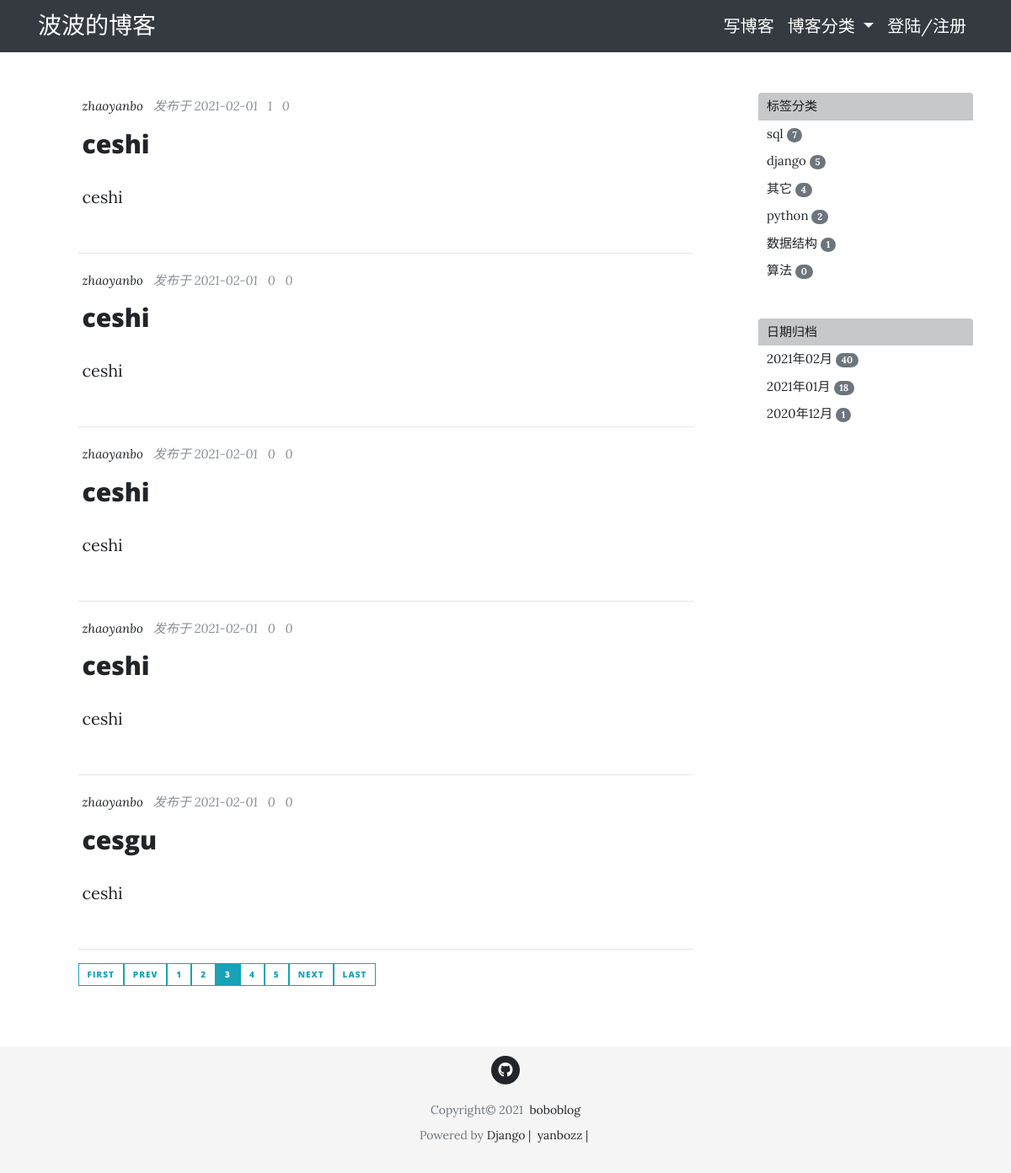
/?page=3, run on an earlier commit of the app's database.
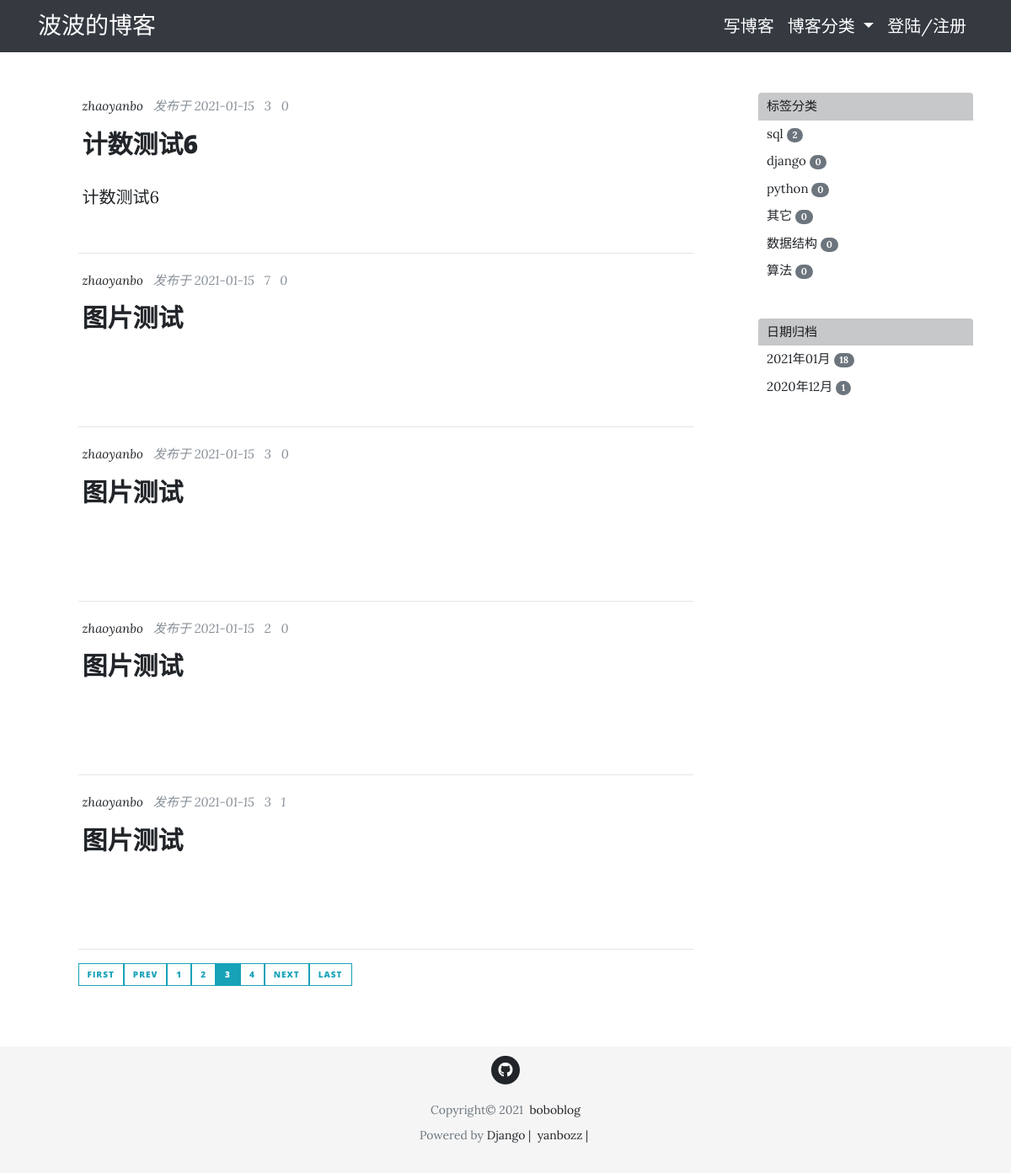
And on a later commit of the database.
### blog/models.py (models this page shows, shortened)
class Post(models.Model, ViewCountExtension):
    title = models.CharField(max_length=50)
    pub_date = models.DateTimeField(default=timezone.now)
    content = RichTextField()
    author = models.ForeignKey(User, on_delete=models.CASCADE)
    view_count = GenericRelation(
        ViewCount,
        related_query_name='post',
        content_type_field='content_type',
        object_id_field='object_id'
    )
    view_detail = GenericRelation(
        ViewDetail,
        related_query_name='post',
        content_type_field='content_type',
        object_id_field='object_id',
    )
    @property
    def comments(self):
        qs = Comment.objects.filter_by_instance(self)
        return qs
    @property
    def get_comments_count(self):
        return self.comments.count()
    @property
    def short_content(self):
        paragraphs = self.content.split('</p>')[:2]
        short_content = ''
        for paragraph in paragraphs:
            short_content += paragraph + '</p>'
        return short_content

### viewcount/models.py (models this page shows, shortened)
class ViewCount(models.Model):
    count = models.IntegerField(default=0)
    content_type = models.ForeignKey(ContentType, on_delete=models.CASCADE)
    object_id = models.PositiveIntegerField()
    content_object = GenericForeignKey('content_type', 'object_id')

### tag/models.py (models this page shows, shortened)
class PostTag(models.Model):
    slug = models.SlugField(max_length=50)
    tag_name = models.CharField(max_length=50)
    created = models.DateTimeField(default=timezone.now)
    posts = models.ManyToManyField(Post, blank=True,
                                   related_name='tags', related_query_name='tag')
    objects = PostTagManager()

### blog/views.py (the view)
# urls.py: path('', PostListView.as_view(), name='blog-home'),
class PostListView(ListView, SidebarContextMixin):
    model = Post
    template_name = 'blog/home.html'
    context_object_name = 'posts'
    ordering = ['-pub_date']
    paginate_by = 5

### blog/views.py (called while the page is built)
    def get_context_data(self, **kwargs):
        context = super().get_context_data(**kwargs)
        date_qs = Post.objects.dates('pub_date', 'month', 'DESC')
        post_dates = self.get_count_in_month(date_qs)
        tags = PostTag.objects.get_posts_count()
        context['post_dates'] = post_dates
        context['tags'] = tags
        return context

    def get_count_in_month(self, qs):
        qs = qs.values('datefield').annotate(post_count=Count('id'))
        post_dates = []
        for date_qs in qs:
            post_dates.append((date_qs['datefield'], date_qs['post_count']))
        return post_dates

### comments/models.py (called while the page is built)
    def filter_by_instance(self, instance):
        obj_id = instance.id
        content_type = ContentType.objects.get_for_model(instance.__class__)
        qs = super(CommentManager, self).filter(
            content_type=content_type, object_id=obj_id).filter(parent=None)
        return qs

### tag/models.py (called while the page is built)
    def get_posts_count(self):
        tags = PostTag.objects.annotate(num_posts=Count('posts')).order_by('-num_posts')
        return tags

### blog/templates/blog/home.html (shortened to what this page needs)
{% extends "blog/base.html"  %}
{% block content %}
<div class="col-lg-8 col-md-10 mx-auto">
  {% for post in posts %}
  <div class="post-preview">
    <div class="post-meta">
      <a href="">{{ post.author }}&nbsp;&nbsp;</a>
      发布于 {{ post.pub_date|date:"Y-m-d" }}&nbsp;&nbsp;
       {{ post.get_view_count }}&nbsp;&nbsp;
       {{ post.get_comments_count }}&nbsp;&nbsp;
    </div>
    <div class="post-box">
      <a href="{% url 'post-detail' post.id %}">
        <h3 class="post-title">
          {{ post.title }}
        </h3>
      </a>
      {{ post.short_content|safe }}
    </div>
  </div>
  <hr>
  {% endfor %}
  <div class="pagination">
    {% if is_paginated %}
      {% if page_obj.has_previous %}
        <a class="btn btn-outline-info btn-sm mb-4" href="?page=1">First</a>
        <a class="btn btn-outline-info btn-sm mb-4" href="?page={{ page_obj.previous_page_number }}">prev</a>
      {% endif %}
      {% for num in page_obj.paginator.page_range %}
        {% if page_obj.number == num %}
          <a class="btn btn-info btn-sm mb-4" href="?page={{ num }}">{{ num }}</a>
        {% elif num > page_obj.number|add:'-3' and num < page_obj.number|add:'3'%}
          <a class="btn btn-outline-info btn-sm mb-4" href="?page={{ num }}">{{ num }}</a>
        {% endif %}
      {% endfor %}
      {% if page_obj.has_next %}
        <a class="btn btn-outline-info btn-sm mb-4" href="?page={{ page_obj.next_page_number }}">next</a>
        <a class="btn btn-outline-info btn-sm mb-4" href="?page={{ page_obj.paginator.num_pages }}">Last</a>
      {% endif %}
    {% endif %}
  </div>
</div>
{% include 'blog/sidebar.html' %}
{% endblock content %}

### blog/templates/blog/sidebar.html
<div class="hidden-xs col-sm-10 col-md-2 col-lg-3">
  <div class="tag-list">
    <ul class="list-group">
      <li class="list-group-item list-group-item-dark">标签分类</li>
      {% for tag in tags %}
        <a href="{% url 'posts-with-tag' tag.slug %}" class="">
          <li class="list-group-item">
            {{ tag.tag_name }}
            <span class="badge badge-secondary badge-pill">{{ tag.num_posts }}</span>
          </li>
        </a>
      {% endfor %}
    </ul>
  </div>
  <div class="date-list">
    <ul class="list-group">
      <li class="list-group-item list-group-item-dark">日期归档</li>
      {% for post_date, count in post_dates %}
        <a href="{% url 'posts-with-date' post_date.year post_date.month %}" class="">
          <li class="list-group-item">
            {{ post_date|date:"Y年m月" }}
            <span class="badge badge-secondary badge-pill">{{ count }}</span>
          </li>
        </a>
      {% endfor %}
    </ul>
  </div>
</div>

What changed in the data, as far as the page shows it:
removed Post: author "zhaoyanbo", pub_date "2021-02-01", get_view_count "1", get_comments_count "0", title "ceshi", short_content "ceshi"
removed Post: author "zhaoyanbo", pub_date "2021-02-01", get_view_count "0", get_comments_count "0", title "ceshi", short_content "ceshi"
removed Post: author "zhaoyanbo", pub_date "2021-02-01", get_view_count "0", get_comments_count "0", title "ceshi", short_content "ceshi"
removed Post: author "zhaoyanbo", pub_date "2021-02-01", get_view_count "0", get_comments_count "0", title "ceshi", short_content "ceshi"
removed Post: author "zhaoyanbo", pub_date "2021-02-01", get_view_count "0", get_comments_count "0", title "cesgu", short_content "ceshi"
now on this page (row unchanged): Post: author "zhaoyanbo", pub_date "2021-01-15", get_view_count "3", get_comments_count "0", title "计数测试6", short_content "计数测试6"
now on this page (row unchanged): Post: author "zhaoyanbo", pub_date "2021-01-15", get_view_count "7", get_comments_count "0", title "图片测试"
now on this page (row unchanged): Post: author "zhaoyanbo", pub_date "2021-01-15", get_view_count "3", get_comments_count "0", title "图片测试"
now on this page (row unchanged): Post: author "zhaoyanbo", pub_date "2021-01-15", get_view_count "2", get_comments_count "0", title "图片测试"
now on this page (row unchanged): Post: author "zhaoyanbo", pub_date "2021-01-15", get_view_count "3", get_comments_count "1", title "图片测试"
computed for PostTag "sql": num_posts "7" → "2"
computed for PostTag "django": num_posts "5" → "0"
shown differently, row unchanged: PostTag "python": num_posts "2" → "0"; moves up the list
computed for PostTag "其它": num_posts "4" → "0"
computed for PostTag "数据结构": num_posts "1" → "0"
Also different on the page:
list line gone: "5"
list line gone: "2021年02月 40"
